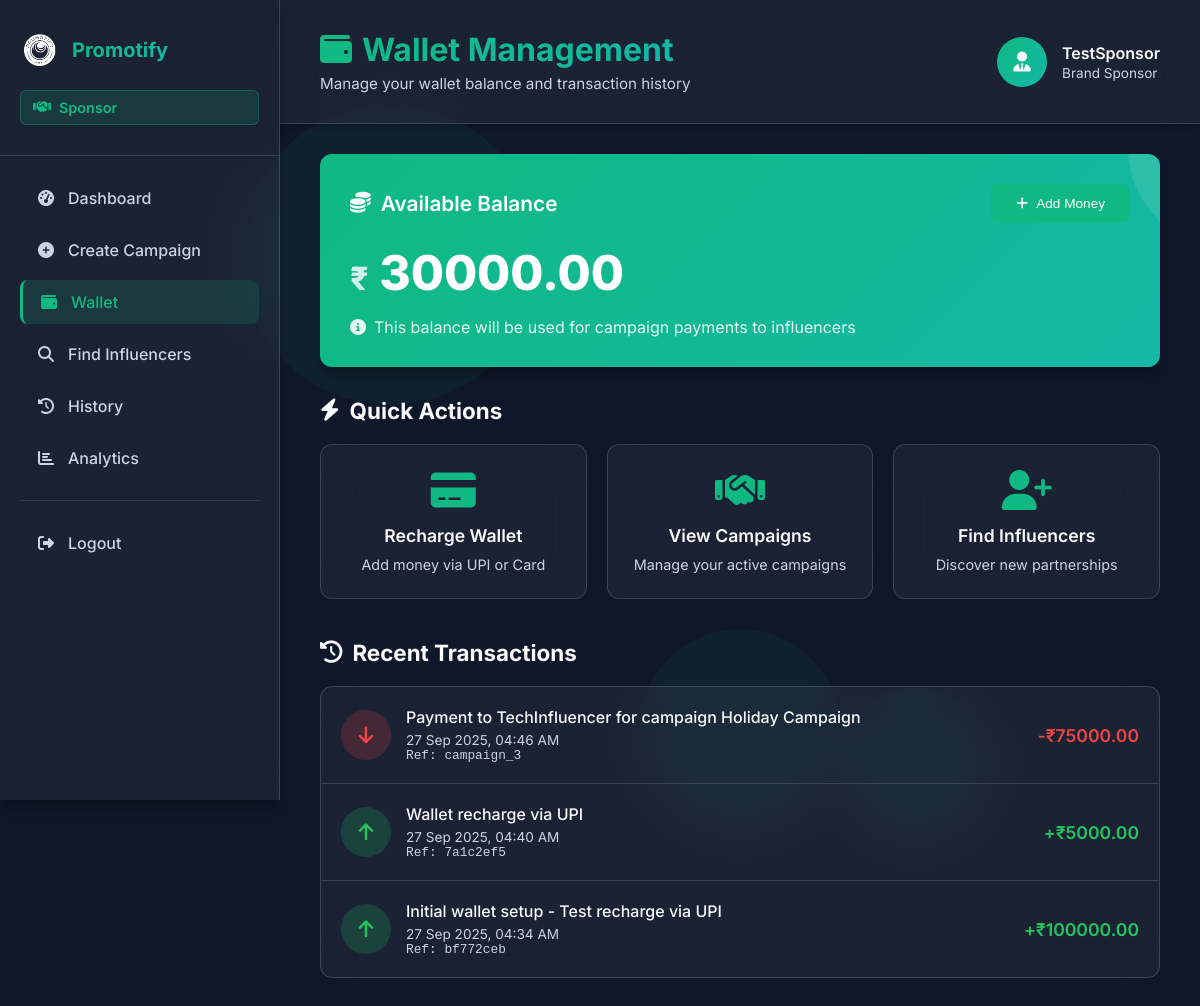
The app's page /swallet (signed in) with its own data.
### models.py (models this page shows, shortened)
class Sponsor(db.Model):
    id = db.Column(db.Integer, primary_key=True)
    username = db.Column(db.String(15), unique=True, nullable=False)
    email = db.Column(db.String(20), unique=True, nullable=False)
    password = db.Column(db.String(10), nullable=False)
    industry = db.Column(db.String(20), nullable=False)
    wallet_balance = db.Column(db.Float, default=0.0, nullable=False)
    date_joined = db.Column(db.DateTime, default=datetime.utcnow)

class WalletTransaction(db.Model):
    id = db.Column(db.Integer, primary_key=True)
    user_id = db.Column(db.Integer, nullable=False)  # Sponsor or Influencer ID
    user_type = db.Column(db.String(20), nullable=False)  # 'sponsor' or 'influencer'
    transaction_type = db.Column(db.String(20), nullable=False)  # 'credit', 'debit', 'recharge', 'withdrawal'
    amount = db.Column(db.Float, nullable=False)
    description = db.Column(db.Text, nullable=True)
    reference_id = db.Column(db.String(50), nullable=True)  # Campaign ID or Transaction reference
    created_at = db.Column(db.DateTime, default=datetime.utcnow)

### routes.py (the view, shortened to what this page needs)
    @app.route('/swallet', methods=['GET', 'POST'])
    def sponsor_wallet():
        if 'sponsor_id' not in session:
            flash('You need to log in first.', 'error')
            return redirect(url_for('spon_log'))
        sponsor = Sponsor.query.get(session['sponsor_id'])
        transactions = WalletTransaction.query.filter_by(
            user_id=sponsor.id,
            user_type='sponsor'
        ).order_by(WalletTransaction.created_at.desc()).limit(20).all()
        return render_template('swallet.html',
                               sponsor=sponsor,
                               transactions=transactions)

### templates/swallet.html (shortened to what this page needs)
<!DOCTYPE html>
<html lang="en">
<head>
    <link rel="stylesheet" type="text/css" href="{{ url_for('static', filename='css/swallet.css') }}">
    <link rel="stylesheet" href="https://cdnjs.cloudflare.com/ajax/libs/font-awesome/6.4.0/css/all.min.css">
</head>
<body>
    <div class="background">
        <div class="shape shape-1"></div>
        <div class="shape shape-2"></div>
        <div class="shape shape-3"></div>
    </div>
    <aside class="sidebar">
        <div class="sidebar-header">
            <div class="logo">
                <img src="{{ url_for('static', filename='images/promotify.png') }}" alt="Promotify">
                <span class="logo-text">Promotify</span>
            </div>
            <div class="sponsor-badge">
                <i class="fas fa-handshake"></i>
                <span>Sponsor</span>
            </div>
        </div>
        <nav class="sidebar-nav">
            <ul>
                <li class="nav-item">
                    <a href="{{ url_for('spon_dash') }}" class="nav-link">
                        <i class="fas fa-tachometer-alt"></i>
                        <span>Dashboard</span>
                    </a>
                </li>
                <li class="nav-item">
                    <a href="{{ url_for('spon_camp') }}" class="nav-link">
                        <i class="fas fa-plus-circle"></i>
                        <span>Create Campaign</span>
                    </a>
                </li>
                <li class="nav-item active">
                    <a href="{{ url_for('sponsor_wallet') }}" class="nav-link">
                        <i class="fas fa-wallet"></i>
                        <span>Wallet</span>
                    </a>
                </li>
                <li class="nav-item">
                    <a href="{{ url_for('sfind') }}" class="nav-link">
                        <i class="fas fa-search"></i>
                        <span>Find Influencers</span>
                    </a>
                </li>
                <li class="nav-item">
                    <a href="{{ url_for('sponsor_history') }}" class="nav-link">
                        <i class="fas fa-history"></i>
                        <span>History</span>
                    </a>
                </li>
                <li class="nav-item">
                    <a href="{{ url_for('sstats') }}" class="nav-link">
                        <i class="fas fa-chart-bar"></i>
                        <span>Analytics</span>
                    </a>
                </li>
                <li class="nav-item logout">
                    <a href="{{ url_for('spon_logout') }}" class="nav-link">
                        <i class="fas fa-sign-out-alt"></i>
                        <span>Logout</span>
                    </a>
                </li>
            </ul>
        </nav>
    </aside>
    <main class="main-content">
        <header class="content-header">
            <div class="header-left">
                <h1><i class="fas fa-wallet"></i>Wallet Management</h1>
                <p class="header-subtitle">Manage your wallet balance and transaction history</p>
            </div>
            <div class="user-info">
                <div class="user-avatar">
                    <i class="fas fa-user-tie"></i>
                </div>
                <div class="user-details">
                    <span class="user-name">{{ sponsor.username }}</span>
                    <span class="user-role">Brand Sponsor</span>
                </div>
            </div>
        </header>
        <div class="content">
            <div class="wallet-balance-section">
                <div class="balance-card">
                    <div class="balance-header">
                        <h2><i class="fas fa-coins"></i>Available Balance</h2>
                        <div class="balance-actions">
                            <button class="btn btn-primary" onclick="openRechargeModal()">
                                <i class="fas fa-plus"></i> Add Money
                            </button>
                        </div>
                    </div>
                    <div class="balance-amount">
                        <span class="currency">₹</span>
                        <span class="amount">{{ "%.2f"|format(sponsor.wallet_balance) }}</span>
                    </div>
                    <div class="balance-info">
                        <p><i class="fas fa-info-circle"></i> This balance will be used for campaign payments to influencers</p>
                    </div>
                </div>
            </div>
            <div class="quick-actions-section">
                <h3><i class="fas fa-bolt"></i>Quick Actions</h3>
                <div class="action-cards">
                    <div class="action-card" onclick="openRechargeModal()">
                        <i class="fas fa-credit-card"></i>
                        <h4>Recharge Wallet</h4>
                        <p>Add money via UPI or Card</p>
                    </div>
                    <div class="action-card" onclick="location.href='{{ url_for('spon_dash') }}'">
                        <i class="fas fa-handshake"></i>
                        <h4>View Campaigns</h4>
                        <p>Manage your active campaigns</p>
                    </div>
                    <div class="action-card" onclick="location.href='{{ url_for('sfind') }}'">
                        <i class="fas fa-user-plus"></i>
                        <h4>Find Influencers</h4>
                        <p>Discover new partnerships</p>
                    </div>
                </div>
            </div>
            <div class="transaction-history-section">
                <h3><i class="fas fa-history"></i>Recent Transactions</h3>
                {% if transactions %}
                    <div class="transactions-list">
                        {% for transaction in transactions %}
                        <div class="transaction-item {{ transaction.transaction_type }}">
                            <div class="transaction-icon">
                                {% if transaction.transaction_type == 'credit' or transaction.transaction_type == 'recharge' %}
                                    <i class="fas fa-arrow-up text-success"></i>
                                {% else %}
                                    <i class="fas fa-arrow-down text-danger"></i>
                                {% endif %}
                            </div>
                            <div class="transaction-details">
                                <div class="transaction-description">{{ transaction.description }}</div>
                                <div class="transaction-date">{{ transaction.created_at.strftime('%d %b %Y, %I:%M %p') }}</div>
                                {% if transaction.reference_id %}
                                    <div class="transaction-ref">Ref: {{ transaction.reference_id }}</div>
                                {% endif %}
                            </div>
                            <div class="transaction-amount {{ transaction.transaction_type }}">
                                {% if transaction.transaction_type == 'credit' or transaction.transaction_type == 'recharge' %}
                                    +₹{{ "%.2f"|format(transaction.amount) }}
                                {% else %}
                                    -₹{{ "%.2f"|format(transaction.amount) }}
                                {% endif %}
                            </div>
                        </div>
                        {% endfor %}
                    </div>
                {% else %}
                    <div class="empty-state">
                        <i class="fas fa-receipt"></i>
                        <p>No transactions yet. Start by adding money to your wallet!</p>
                    </div>
                {% endif %}
            </div>
        </div>
    </main>
</body>
</html>

### static/css/swallet.css (style rules this page uses)
.wallet-balance-section { margin-bottom: 30px; }
.balance-card { background: linear-gradient(135deg, var(--sponsor-color), var(--accent-teal)); border-radius: var(--border-radius); padding: 30px; color: white; box-shadow: var(--shadow-medium); position: relative; overflow: hidden; }
.balance-card::before { content: ''; position: absolute; top: -50%; right: -20%; width: 200px; height: 200px; background: rgba(255, 255, 255, 0.1); border-radius: 50%; z-index: 0; }
.balance-header { display: flex; justify-content: space-between; align-items: center; margin-bottom: 20px; position: relative; z-index: 1; }
.balance-header h2 { margin: 0; font-size: 1.3rem; font-weight: 600; display: flex; align-items: center; gap: 10px; }
.balance-amount { font-size: 3rem; font-weight: 800; margin-bottom: 15px; position: relative; z-index: 1; }
.balance-amount .currency { font-size: 2rem; opacity: 0.8; }
.balance-info { position: relative; z-index: 1; opacity: 0.9; }
.balance-info p { margin: 0; display: flex; align-items: center; gap: 8px; }
.quick-actions-section { margin-bottom: 40px; }
.quick-actions-section h3 { font-size: 1.4rem; color: var(--text-primary); margin-bottom: 20px; display: flex; align-items: center; gap: 10px; }
.action-cards { display: grid; grid-template-columns: repeat(auto-fit, minmax(250px, 1fr)); gap: 20px; }
.action-card { background: var(--surface-card); border: 1px solid var(--border-color); border-radius: var(--border-radius); padding: 25px; text-align: center; cursor: pointer; transition: all 0.3s ease; backdrop-filter: blur(20px); }
.action-card i { font-size: 2.5rem; color: var(--sponsor-color); margin-bottom: 15px; }
.action-card h4 { color: var(--text-primary); margin: 0 0 10px 0; font-size: 1.1rem; font-weight: 600; }
.action-card p { color: var(--text-secondary); margin: 0; font-size: 0.9rem; }
.transaction-history-section { margin-bottom: 40px; }
.transaction-history-section h3 { font-size: 1.4rem; color: var(--text-primary); margin-bottom: 20px; display: flex; align-items: center; gap: 10px; }
.transactions-list { background: var(--surface-card); border: 1px solid var(--border-color); border-radius: var(--border-radius); overflow: hidden; backdrop-filter: blur(20px); }
.transaction-item { display: flex; align-items: center; padding: 20px; border-bottom: 1px solid var(--border-color); transition: all 0.3s ease; }
.transaction-item:last-child { border-bottom: none; }
.transaction-icon { width: 50px; height: 50px; border-radius: 50%; display: flex; align-items: center; justify-content: center; margin-right: 15px; font-size: 1.2rem; }
.transaction-item.credit .transaction-icon, .transaction-item.recharge .transaction-icon { background: rgba(34, 197, 94, 0.2); color: #22c55e; }
.transaction-item.debit .transaction-icon { background: rgba(239, 68, 68, 0.2); color: #ef4444; }
.transaction-details { flex: 1; }
.transaction-description { color: var(--text-primary); font-weight: 500; margin-bottom: 5px; }
.transaction-date { color: var(--text-secondary); font-size: 0.85rem; }
.transaction-ref { color: var(--text-secondary); font-size: 0.8rem; font-family: monospace; }
.transaction-amount { font-size: 1.1rem; font-weight: 600; text-align: right; }
.transaction-amount.credit, .transaction-amount.recharge { color: #22c55e; }
.transaction-amount.debit { color: #ef4444; }
.btn { padding: 12px 25px; border: none; border-radius: 8px; font-weight: 500; cursor: pointer; transition: all 0.3s ease; display: inline-flex; align-items: center; gap: 8px; }
.text-success { color: #22c55e; }
.text-danger { color: #ef4444; }

### records on screen
Sponsor: username "TestSponsor", wallet_balance "30000.00"
WalletTransaction: transaction_type "debit" (drawn), amount "75000.00"
WalletTransaction: transaction_type "recharge" (drawn), amount "5000.00"
WalletTransaction: transaction_type "recharge" (drawn), amount "100000.00"
